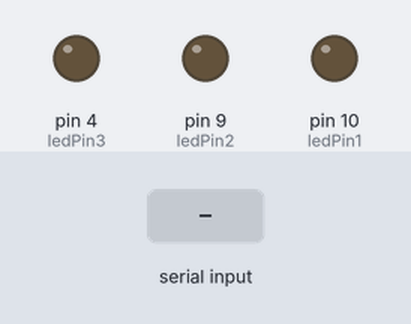
Simulated run of this sketch. Board: Arduino Uno, built with avr-gcc and run on an emulated ATmega328P. Shown: output pins drawn as LEDs (lit = HIGH). The inputs (shaded band) are chosen by the test bench.

Above: at 1.2 s.
1.3 s: "0" received over Serial
At 2.4 s:
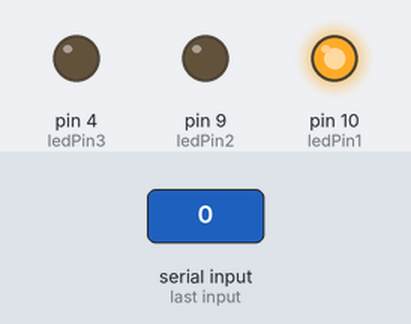
2.8 s: "1" received over Serial
At 3.2 s:
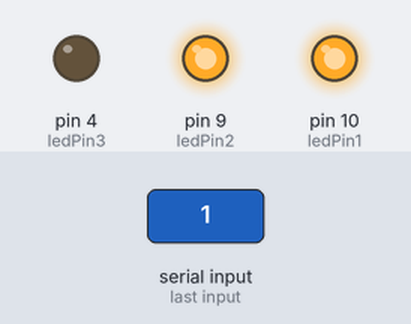
4.8 s: "3" received over Serial
At 5.1 s:
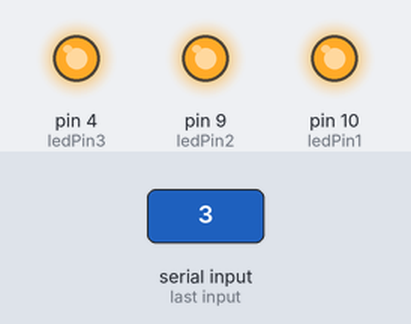
6.8 s: "4" received over Serial
At 7.8 s:
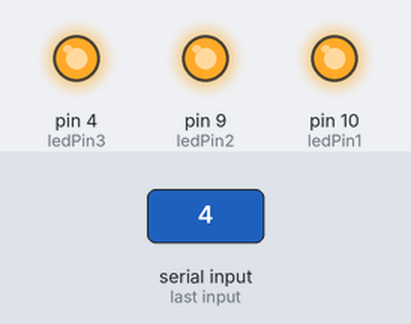
8.3 s: "1" received over Serial
At 9.2 s:
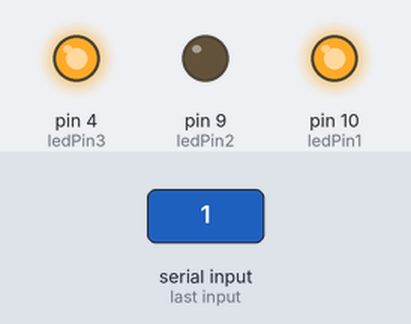
10.8 s: "2" received over Serial
At 12.0 s:
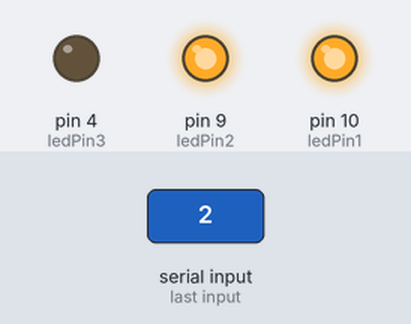
Timing chart, 0 to 13.3 s (numbered marks = the images above; inputs shaded):
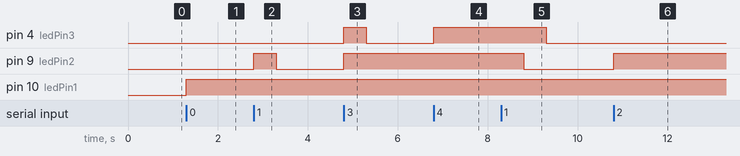

The sketch:

ied_light.ino
```cpp
/*
Simple IED lights for ARMA SIMULATOR -use only 3 leds
*/

const int ledPin1 = 10; // GREEN
const int ledPin2 = 9; // ORANGE
const int ledPin3 = 4; // RED

void setup()
{
      Serial.begin(9600); // Initialize serial port to send and receive at 9600 baud
      pinMode(ledPin1, OUTPUT); // set this pin as output
      pinMode(ledPin2, OUTPUT); // set this pin as output
      pinMode(ledPin3, OUTPUT); // set this pin as output
}
void loop()
{
	if ( Serial.available()) // Check to see if at least one character is available
	{
		char ch = Serial.read();
		if(ch >= '0' && ch <= '9')
		{
			if(ch == '0')
			{
				digitalWrite(ledPin1,HIGH);
				digitalWrite(ledPin2,LOW);
				digitalWrite(ledPin3,LOW);
			}
			if(ch == '1')
			{
				digitalWrite(ledPin1,HIGH);
				digitalWrite(ledPin2,HIGH);
                                delay(500);
                                digitalWrite(ledPin2,LOW);
                                delay(500);
				digitalWrite(ledPin3,LOW);
			}
			if(ch == '2')
			{
				digitalWrite(ledPin1,HIGH);
				digitalWrite(ledPin2,HIGH);
				digitalWrite(ledPin3,LOW);
			}
			if(ch == '3')
			{
				digitalWrite(ledPin1,HIGH);
				digitalWrite(ledPin2,HIGH);
				digitalWrite(ledPin3,HIGH);
                                delay(500);
				digitalWrite(ledPin3,LOW);
                                delay(500);
			}
			if(ch == '4')
			{
				digitalWrite(ledPin1,HIGH);
				digitalWrite(ledPin2,HIGH);
				digitalWrite(ledPin3,HIGH);
			}
		}
	}
}
```

Measured:
- after the input at 1.3 s, pin 10 (ledPin1): LOW → HIGH at once
- after the input at 2.8 s, pin 9 (ledPin2): LOW → HIGH at once, → LOW 0.50 s later
- after the input at 4.8 s, pin 4 (ledPin3): LOW → HIGH at once, → LOW 0.50 s later; pin 9 (ledPin2): LOW → HIGH at once
- after the input at 6.8 s, pin 4 (ledPin3): LOW → HIGH at once
- after the input at 8.3 s, pin 4 (ledPin3): HIGH → LOW after 1.0 s; pin 9 (ledPin2): HIGH → LOW after 0.50 s
- after the input at 10.8 s, pin 9 (ledPin2): LOW → HIGH at once
